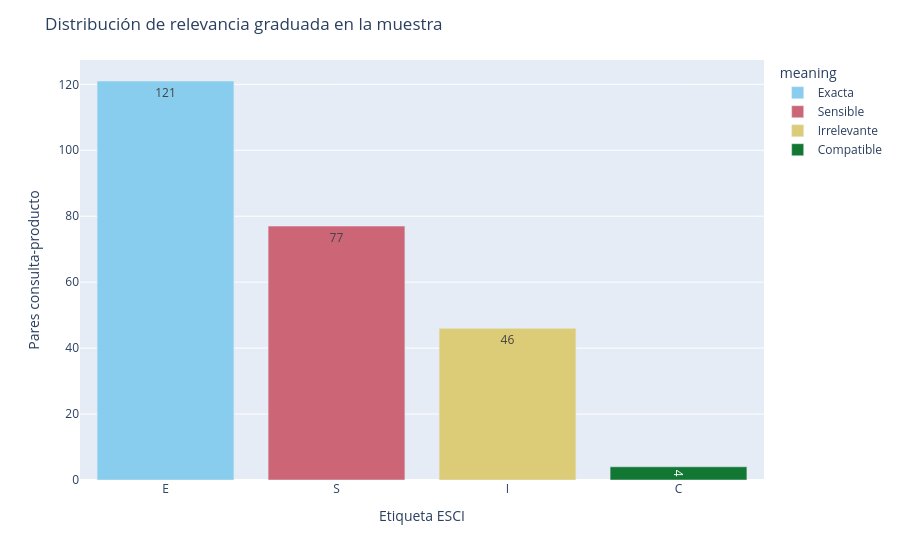

Write notebook code for a chart like this one.
### Markdown cell above
## 4. Contrato de relevancia

Convertimos las etiquetas ESCI a relevancia graduada:

- `E` = 3
- `S` = 2
- `C` = 1
- `I` = 0

Esta transformación permite calcular nDCG y mantener la información sobre la severidad de los errores de ranking.

### Code cell
import plotly.express as px


def ndcg_at_k(ranked_relevances, k=10):
    ranked_relevances = ranked_relevances[:k]
    dcg = sum((2**rel - 1) / math.log2(idx + 2) for idx, rel in enumerate(ranked_relevances))
    ideal = sorted(ranked_relevances, reverse=True)
    idcg = sum((2**rel - 1) / math.log2(idx + 2) for idx, rel in enumerate(ideal))
    return dcg / idcg if idcg > 0 else 0.0


def recall_at_k(ranked_ids, relevant_ids, k=10):
    if not relevant_ids:
        return 0.0
    return sum(1 for pid in ranked_ids[:k] if pid in relevant_ids) / len(relevant_ids)


def mrr_at_k(ranked_ids, relevant_ids, k=10):
    for idx, pid in enumerate(ranked_ids[:k], start=1):
        if pid in relevant_ids:
            return 1.0 / idx
    return 0.0


def qrels_by_query(qrels):
    return {
        str(q): set(group["product_id"].astype(str).tolist())
        for q, group in qrels.groupby("query_id")
    }

qrels_by_query_dev = qrels_by_query(relevances_dev)

label_counts = (
    relevances_dev["relevance"]
    .map({3: "E", 2: "S", 1: "C", 0: "I"})
    .value_counts()
    .reset_index()
)
label_counts.columns = ["label", "pairs"]
label_counts["meaning"] = label_counts["label"].map({
    "E": "Exacta",
    "S": "Sensible",
    "C": "Compatible",
    "I": "Irrelevante",
})

label_figure = px.bar(
    label_counts,
    x="label",
    y="pairs",
    color="meaning",
    text="pairs",
    color_discrete_sequence=px.colors.qualitative.Safe,
)
label_figure.update_layout(
    title="Distribución de relevancia graduada en la muestra",
    xaxis_title="Etiqueta ESCI",
    yaxis_title="Pares consulta-producto",
)
label_figure.show()

### Figure 1 — Plotly figure (JSON) as saved in the notebook; plotly's stock layout.template omitted (floating-point values rounded to 4 significant figures)
{"data": [{"hovertemplate": "meaning=Exacta<br>label=%{x}<br>pairs=%{text}<extra></extra>", "legendgroup": "Exacta", "marker": {"color": "rgb(136, 204, 238)", "pattern": {"shape": ""}}, "name": "Exacta", "orientation": "v", "showlegend": true, "text": [121.0], "textposition": "auto", "type": "bar", "x": ["E"], "xaxis": "x", "y": [121], "yaxis": "y"}, {"hovertemplate": "meaning=Sensible<br>label=%{x}<br>pairs=%{text}<extra></extra>", "legendgroup": "Sensible", "marker": {"color": "rgb(204, 102, 119)", "pattern": {"shape": ""}}, "name": "Sensible", "orientation": "v", "showlegend": true, "text": [77.0], "textposition": "auto", "type": "bar", "x": ["S"], "xaxis": "x", "y": [77], "yaxis": "y"}, {"hovertemplate": "meaning=Irrelevante<br>label=%{x}<br>pairs=%{text}<extra></extra>", "legendgroup": "Irrelevante", "marker": {"color": "rgb(221, 204, 119)", "pattern": {"shape": ""}}, "name": "Irrelevante", "orientation": "v", "showlegend": true, "text": [46.0], "textposition": "auto", "type": "bar", "x": ["I"], "xaxis": "x", "y": [46], "yaxis": "y"}, {"hovertemplate": "meaning=Compatible<br>label=%{x}<br>pairs=%{text}<extra></extra>", "legendgroup": "Compatible", "marker": {"color": "rgb(17, 119, 51)", "pattern": {"shape": ""}}, "name": "Compatible", "orientation": "v", "showlegend": true, "text": [4.0], "textposition": "auto", "type": "bar", "x": ["C"], "xaxis": "x", "y": [4], "yaxis": "y"}], "layout": {"barmode": "relative", "legend": {"title": {"text": "meaning"}, "tracegroupgap": 0}, "margin": {"t": 60}, "title": {"text": "Distribución de relevancia graduada en la muestra"}, "xaxis": {"anchor": "y", "domain": [0, 1], "title": {"text": "Etiqueta ESCI"}}, "yaxis": {"anchor": "x", "domain": [0, 1], "title": {"text": "Pares consulta-producto"}}}}
